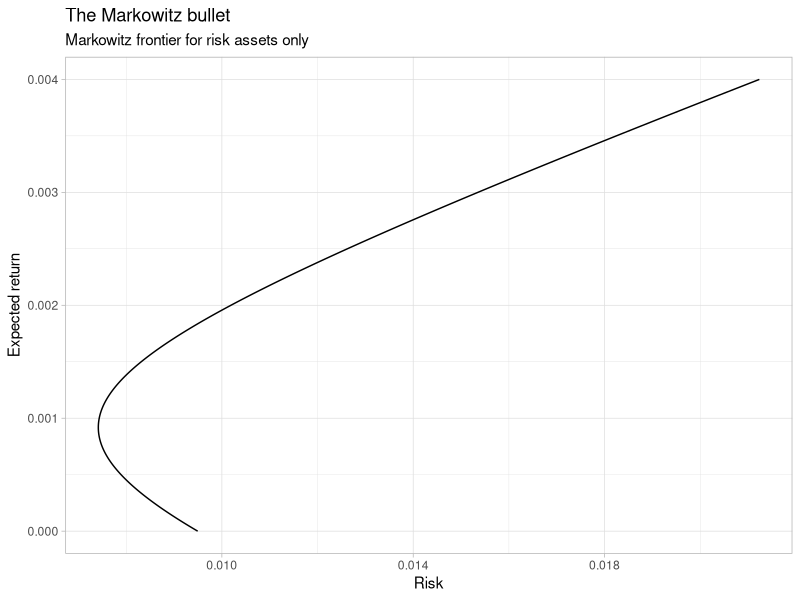
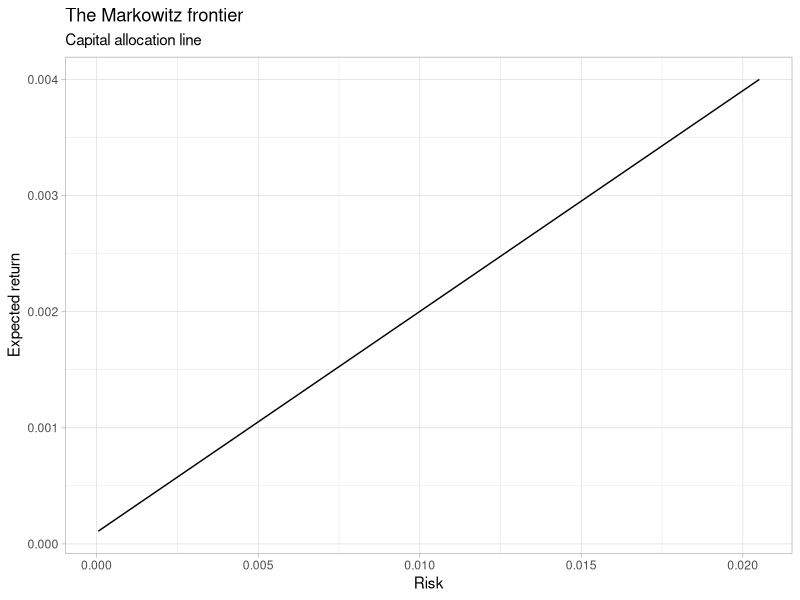
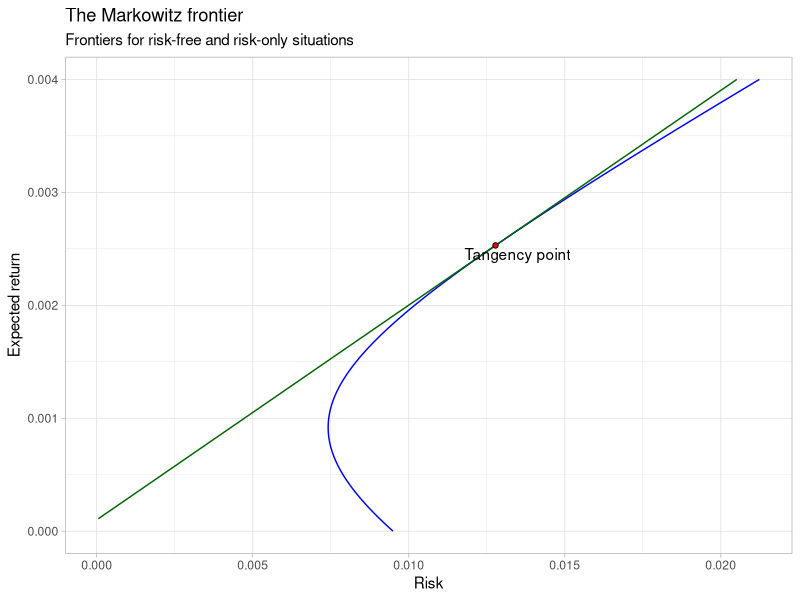

Write the R code that produced these figures, in order.
########################################################
#                The Markowitz model                   #
# Minimizing risk or maximizing mean-to-variance ratio #
########################################################

# Loading libraries
library(tidyverse)
library(nloptr)

# Setting working directory
setwd("Finanzas corporativas")

# Loading data
data <- read_csv("data/hist_acc.csv")
data[,"Date"] = as.Date(data$Date, format = "%m/%d/%Y")
names(data) = tolower(names(data))

stocks <- names(data)[-1]
m <- length(stocks)

# Calculating yields
####################

# We will consider yields as the log of the division since time division is
# small enough.

rtrn <- matrix(NA, nrow = nrow(data) - 1, ncol = m,
               dimnames = list(NULL, stocks))

for (i in 1:m) {
  rtrn[,i] = (log(data[,stocks[i]]/lag(data[,stocks[i]],1)))[-1,]
}

# Participation vector (assuming we start with equal participation)

x <- rep(1/m,m) # Relative participation
W <- 100000     # Total investment
x_W <- W*x      # Money representation

# Sample mean of portfolio return
#################################

rtrn_mean <- apply(rtrn, 2, mean)

port_mean <- as.numeric(t(rtrn_mean) %*% x) # Sample mean of portfolio return

# Correlation and covariance matrix

cor_rtrn <- cor(rtrn)
cov_rtrn <- cov(rtrn)

# Total variance of portfolio
#############################

sd_portfolio <- function(weight, returns){
  cv <- cov(returns)
  vr <- as.numeric(t(weight) %*% cv %*% weight)
  return(sqrt(vr))
}

port_sd <- sd_portfolio(x, rtrn) # Sample standard deviation of portfolio return

sharp <- port_mean/port_sd # Sharp index: quotient between mean and sdev

# Summary
#########

matrix(c(port_mean, port_sd, sharp), 3, 1,
       dimnames = list(c("Mean","Sdev","Sharp"),"Summary"))

rm(list = c("sharp","x", "W", "x_W"))

#############################################
# The Markowitz bullet - No risk-free asset #
#############################################

# The Markowitz problem consist of minimizing total variance of
# portfolio subject to a fixed mean and that the sum of the part-
# ticipations on each asset equals total wealth. Solving the
# problem, and using estimated parameters, we solve for the optimal 
# investment in each stock.

mu <- port_mean # Portfolio fixed mean

# Function for solution vector
mkw_sol <- function(mu, return_data){
  # Covariance matrix of returns
  covmat <- cov(return_data)
  ind_mn <- apply(rtrn, 2, mean)
  n_stck <- length(ind_mn)
  
  # Coefficients for simpler calculation
  a1 <- as.numeric(t(rep(1,n_stck)) %*% solve(covmat) %*% rep(1,n_stck))
  a2 <- as.numeric(t(ind_mn) %*% solve(covmat) %*% rep(1,n_stck))
  a3 <- as.numeric(t(rep(1,n_stck)) %*% solve(covmat) %*% ind_mn)
  a4 <- as.numeric(t(ind_mn) %*% solve(covmat) %*% ind_mn)
  D  <- a1*a4 - a2*a3
  
  # Originally, the lagrange multipliers from the minimization problem
  eta <- (1/D)*a4 - (mu/D)*a2
  lmb <- - (1/D)*a3 + (mu/D)*a1
  
  # Finally, the answer (short position allowed)
  x_opt <- eta*solve(covmat) %*% rep(1,n_stck) + lmb*solve(covmat) %*% ind_mn
  return(x_opt)
}

n <- 400

# Graphing the frontier - grid of values
var_grid  <- NULL
mean_grid <- 0:n/100000
for (i in 0:n) {
  opts <- mkw_sol(i/100000, rtrn)
  var_grid[i+1] <- as.numeric(t(opts) %*% cov_rtrn %*% opts)
  rm("opts")
}

# The Markowitz Bullet - No risk-free assets
ggplot(data = tibble(x = sqrt(var_grid), y = mean_grid)) +
  geom_path(aes(x,y)) +
  xlab("Risk") +
  ylab("Expected return") +
  theme_light() +
  labs(title = "The Markowitz bullet",
       subtitle = "Markowitz frontier for risk assets only")

# Now, for a risk-free asset with return rf, we state that the
# optimum portfolio will consist of a combination of the risky
# portfolio and the risk-free one. This is guaranteed by the
# mutual fund separation theorem.

mkw_sol_norisk <- function(mu, return_data, rf){
  covmat <- cov(return_data)
  ind_mn <- apply(rtrn, 2, mean)
  n_stck <- length(ind_mn)
  
  cof <- ind_mn - rf*rep(1,n_stck)
  num <- mu - rf
  den <- as.numeric(t(cof) %*% solve(covmat) %*% cof)
  
  opt <- (num/den) * (solve(covmat) %*% cof)
  return(opt)
}

rf <- 0.0001 # The risk-free return. Less than portfolio mean-

# Graphing the frontier - grid of values
var_norisk_grid <- NULL
for (i in 0:n) {
  opts <- mkw_sol_norisk(i/100000, rtrn, rf)
  var_norisk_grid[i+1] <- as.numeric(t(opts) %*% cov_rtrn %*% opts)
  rm("opts")
}

# Determining tangency point

rtn_tang <- mean_grid[which.min(var_grid - var_norisk_grid)]
sdv_tang <- sqrt(var_grid[which.min(var_grid - var_norisk_grid)])

# Cutting part of the risk-free line
n_cut <- which.min(var_norisk_grid)

var_norisk_grid  <- var_norisk_grid[-(1:n_cut)]
mean_norisk_grid <- mean_grid[-(1:n_cut)]

# The Markowitz Bullet - No risk-free assets
ggplot(data = tibble(x = sqrt(var_norisk_grid), y = mean_norisk_grid)) +
  geom_path(aes(x,y)) +
  xlab("Risk") +
  ylab("Expected return") +
  theme_light() +
  labs(title = "The Markowitz frontier",
       subtitle = "Capital allocation line")

# Graph combining risk-free and risky portfolio efficient frontiers
ggplot() +
  geom_path(data = tibble(x1 = sqrt(var_grid), y1 = mean_grid),
            aes(x1,y1), col = "blue") +
  geom_path(data = tibble(x1 = sqrt(var_norisk_grid), y1 = mean_norisk_grid),
            aes(x1,y1), col = "dark green") +
  geom_point(aes(x = sdv_tang,
                 y = rtn_tang),
             fill = "red", shape = 21) +
  geom_text(aes(x = sdv_tang*1.055,
                y = rtn_tang*0.97),
            label = "Tangency point") +
  xlab("Risk") +
  ylab("Expected return") +
  theme_light() +
  labs(title = "The Markowitz frontier",
       subtitle = "Frontiers for risk-free and risk-only situations")

